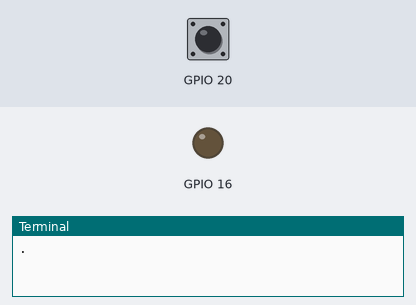
Recording of a program running on a simulated Raspberry Pi (BCM pin numbers). Shown: output pins drawn as LEDs (lit = HIGH), the last lines printed to the terminal. The inputs (shaded band) are chosen by the test bench; at power-on: GPIO 20 LOW.

Above: at 1.2 s.
1.3 s: GPIO 20 pulled HIGH for 0.15 s
At 1.6 s:
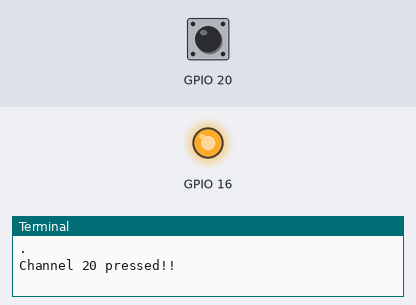
Timing chart, 0 to 4.3 s (numbered marks = the images above; inputs shaded):
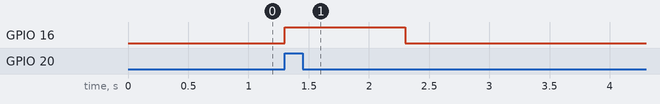

The program:

InputTriger.py
```python
import RPi.GPIO as GPIO
import time

GPIO.setmode(GPIO.BCM)
GPIO.setup(16,GPIO.OUT)
GPIO.setup(20,GPIO.IN,pull_up_down=GPIO.PUD_DOWN)
#GPIO.setup(20,GPIO.IN)

def switchPressed(channel):
  print('Channel %s pressed!!'%channel)
  GPIO.output(16,1)
  time.sleep(1)
  GPIO.output(16,0)


GPIO.add_event_detect(20, GPIO.RISING, callback=switchPressed)

try:
  while 1:
    print(".")
    time.sleep(5)
finally:
  GPIO.cleanup()
```

Measured:
- after the input at 1.3 s, GPIO 16: LOW → HIGH at once, → LOW 1.0 s later
